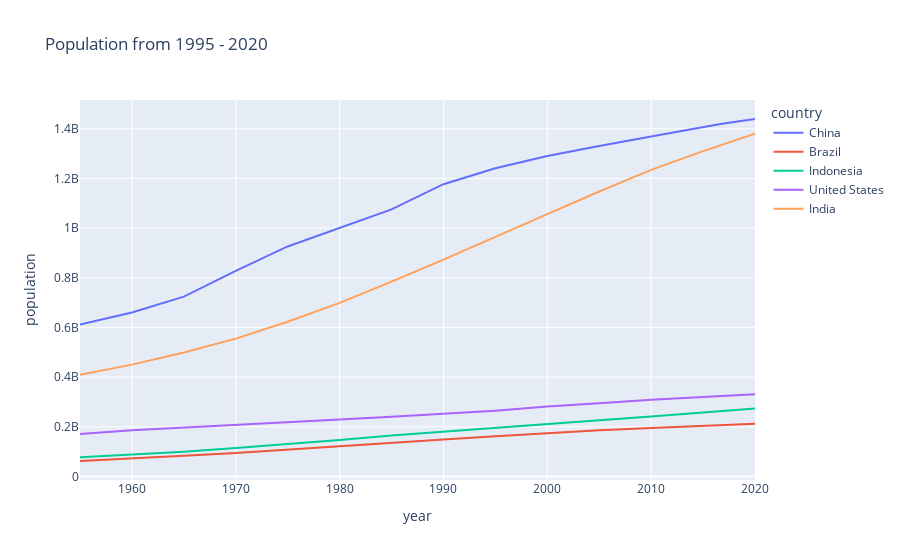

Notebook code cell kept with this figure:
### Code cell
import plotly.express as px
df_filtered = df_population_raw[df_population_raw['country'].isin(['United States' , 'India' , 'China' , 'Indonesia' , 'Brazil'])]
fig = px.line(df_filtered ,
              x='year',
              y='population',
              color='country' ,
              title='Population from 1995 - 2020')

fig.show()

### Figure 1 — Plotly figure (JSON) as saved in the notebook; plotly's stock layout.template omitted (floating-point values rounded to 4 significant figures)
{"data": [{"hovertemplate": "country=China<br>year=%{x}<br>population=%{y}<extra></extra>", "legendgroup": "China", "line": {"color": "#636efa", "dash": "solid"}, "marker": {"symbol": "circle"}, "mode": "lines", "name": "China", "orientation": "v", "showlegend": true, "type": "scatter", "x": [2020, 2019, 2018, 2017, 2016, 2015, 2010, 2005, 2000, 1995, 1990, 1985, 1980, 1975, 1970, 1965, 1960, 1955], "xaxis": "x", "y": [1439323776, 1433783686, 1427647786, 1421021791, 1414049351, 1406847870, 1368810615, 1330776380, 1290550765, 1240920535, 1176883674, 1075589361, 1000089235, 926240885, 827601394, 724218968, 660408056, 612241554], "yaxis": "y"}, {"hovertemplate": "country=Brazil<br>year=%{x}<br>population=%{y}<extra></extra>", "legendgroup": "Brazil", "line": {"color": "#EF553B", "dash": "solid"}, "marker": {"symbol": "circle"}, "mode": "lines", "name": "Brazil", "orientation": "v", "showlegend": true, "type": "scatter", "x": [2020, 2019, 2018, 2017, 2016, 2015, 2010, 2005, 2000, 1995, 1990, 1985, 1980, 1975, 1970, 1965, 1960, 1955], "xaxis": "x", "y": [212559417, 211049527, 209469323, 207833823, 206163053, 204471769, 195713635, 186127103, 174790340, 162019896, 149003223, 135274080, 120694009, 107216205, 95113265, 83373530, 72179226, 62533919], "yaxis": "y"}, {"hovertemplate": "country=Indonesia<br>year=%{x}<br>population=%{y}<extra></extra>", "legendgroup": "Indonesia", "line": {"color": "#00cc96", "dash": "solid"}, "marker": {"symbol": "circle"}, "mode": "lines", "name": "Indonesia", "orientation": "v", "showlegend": true, "type": "scatter", "x": [2020, 2019, 2018, 2017, 2016, 2015, 2010, 2005, 2000, 1995, 1990, 1985, 1980, 1975, 1970, 1965, 1960, 1955], "xaxis": "x", "y": [273523615, 270625568, 267670543, 264650963, 261556381, 258383256, 241834215, 226289470, 211513823, 196934260, 181413402, 164982451, 147447836, 130680727, 114793178, 100267062, 87751068, 77273425], "yaxis": "y"}, {"hovertemplate": "country=United States<br>year=%{x}<br>population=%{y}<extra></extra>", "legendgroup": "United States", "line": {"color": "#ab63fa", "dash": "solid"}, "marker": {"symbol": "circle"}, "mode": "lines", "name": "United States", "orientation": "v", "showlegend": true, "type": "scatter", "x": [2020, 2019, 2018, 2017, 2016, 2015, 2010, 2005, 2000, 1995, 1990, 1985, 1980, 1975, 1970, 1965, 1960, 1955], "xaxis": "x", "y": [331002651, 329064917, 327096265, 325084756, 323015995, 320878310, 309011475, 294993511, 281710909, 265163745, 252120309, 240499825, 229476354, 219081251, 209513341, 199733676, 186720571, 171685336], "yaxis": "y"}, {"hovertemplate": "country=India<br>year=%{x}<br>population=%{y}<extra></extra>", "legendgroup": "India", "line": {"color": "#FFA15A", "dash": "solid"}, "marker": {"symbol": "circle"}, "mode": "lines", "name": "India", "orientation": "v", "showlegend": true, "type": "scatter", "x": [2020, 2019, 2018, 2017, 2016, 2015, 2010, 2005, 2000, 1995, 1990, 1985, 1980, 1975, 1970, 1965, 1960, 1955], "xaxis": "x", "y": [1380004385, 1366417754, 1352642280, 1338676785, 1324517249, 1310152403, 1234281170, 1147609927, 1056575549, 963922588, 873277798, 784360008, 698952844, 623102897, 555189792, 499123324, 450547679, 409880595], "yaxis": "y"}], "layout": {"legend": {"title": {"text": "country"}, "tracegroupgap": 0}, "title": {"text": "Population from 1995 - 2020"}, "xaxis": {"anchor": "y", "domain": [0, 1], "title": {"text": "year"}}, "yaxis": {"anchor": "x", "domain": [0, 1], "title": {"text": "population"}}}}
